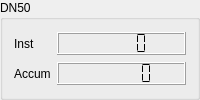
        <widget class="QGroupBox" name="gBox_StdDN50">
         <property name="title">
          <string>DN50</string>
         </property>
         <layout class="QGridLayout" name="gridLayout_23">
          <item row="0" column="0">
           <widget class="QLabel" name="label_28">
            <property name="sizePolicy">
             <sizepolicy hsizetype="Fixed" vsizetype="Preferred">
              <horstretch>0</horstretch>
              <verstretch>0</verstretch>
             </sizepolicy>
            </property>
            <property name="minimumSize">
             <size>
              <width>30</width>
              <height>20</height>
             </size>
            </property>
            <property name="text">
             <string>Inst</string>
            </property>
           </widget>
          </item>
          <item row="0" column="1">
           <widget class="QLCDNumber" name="lcdInstStdMeter_50">
            <property name="sizePolicy">
             <sizepolicy hsizetype="Preferred" vsizetype="Fixed">
              <horstretch>0</horstretch>
              <verstretch>0</verstretch>
             </sizepolicy>
            </property>
            <property name="minimumSize">
             <size>
              <width>40</width>
              <height>0</height>
             </size>
            </property>
            <property name="numDigits">
             <number>5</number>
            </property>
            <property name="segmentStyle">
             <enum>QLCDNumber::Flat</enum>
            </property>
           </widget>
          </item>
          <item row="1" column="0">
           <widget class="QLabel" name="label_29">
            <property name="sizePolicy">
             <sizepolicy hsizetype="Fixed" vsizetype="Preferred">
              <horstretch>0</horstretch>
              <verstretch>0</verstretch>
             </sizepolicy>
            </property>
            <property name="minimumSize">
             <size>
              <width>30</width>
              <height>20</height>
             </size>
            </property>
            <property name="text">
             <string>Accum</string>
            </property>
           </widget>
          </item>
          <item row="1" column="1">
           <widget class="QLCDNumber" name="lcdAccumStdMeter_50">
            <property name="sizePolicy">
             <sizepolicy hsizetype="Preferred" vsizetype="Fixed">
              <horstretch>0</horstretch>
              <verstretch>0</verstretch>
             </sizepolicy>
            </property>
            <property name="minimumSize">
             <size>
              <width>40</width>
              <height>0</height>
             </size>
            </property>
            <property name="numDigits">
             <number>6</number>
            </property>
            <property name="segmentStyle">
             <enum>QLCDNumber::Flat</enum>
            </property>
           </widget>
          </item>
         </layout>
        </widget>
